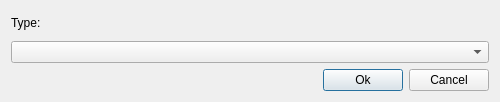
<?xml version="1.0" encoding="UTF-8"?>
<ui version="4.0">
 <class>ConfigureMouseDialog</class>
 <widget class="QDialog" name="ConfigureMouseDialog">
  <property name="geometry">
   <rect>
    <x>0</x>
    <y>0</y>
    <width>500</width>
    <height>102</height>
   </rect>
  </property>
  <property name="windowTitle">
   <string>Configure mouse</string>
  </property>
  <layout class="QGridLayout" name="gridLayout">
   <item row="0" column="0">
    <widget class="QLabel" name="label">
     <property name="text">
      <string>Type:</string>
     </property>
    </widget>
   </item>
   <item row="2" column="1">
    <widget class="QPushButton" name="btnOk">
     <property name="text">
      <string>Ok</string>
     </property>
    </widget>
   </item>
   <item row="2" column="0">
    <spacer name="horizontalSpacer">
     <property name="orientation">
      <enum>Qt::Horizontal</enum>
     </property>
     <property name="sizeHint" stdset="0">
      <size>
       <width>40</width>
       <height>20</height>
      </size>
     </property>
    </spacer>
   </item>
   <item row="2" column="2">
    <widget class="QPushButton" name="btnCancel">
     <property name="text">
      <string>Cancel</string>
     </property>
    </widget>
   </item>
   <item row="1" column="0" colspan="3">
    <widget class="QComboBox" name="comboBox"/>
   </item>
  </layout>
 </widget>
 <resources/>
 <connections>
  <connection>
   <sender>btnOk</sender>
   <signal>clicked()</signal>
   <receiver>ConfigureMouseDialog</receiver>
   <slot>accept()</slot>
   <hints>
    <hint type="sourcelabel">
     <x>342</x>
     <y>76</y>
    </hint>
    <hint type="destinationlabel">
     <x>249</x>
     <y>50</y>
    </hint>
   </hints>
  </connection>
  <connection>
   <sender>btnCancel</sender>
   <signal>clicked()</signal>
   <receiver>ConfigureMouseDialog</receiver>
   <slot>reject()</slot>
   <hints>
    <hint type="sourcelabel">
     <x>442</x>
     <y>76</y>
    </hint>
    <hint type="destinationlabel">
     <x>249</x>
     <y>50</y>
    </hint>
   </hints>
  </connection>
 </connections>
</ui>
